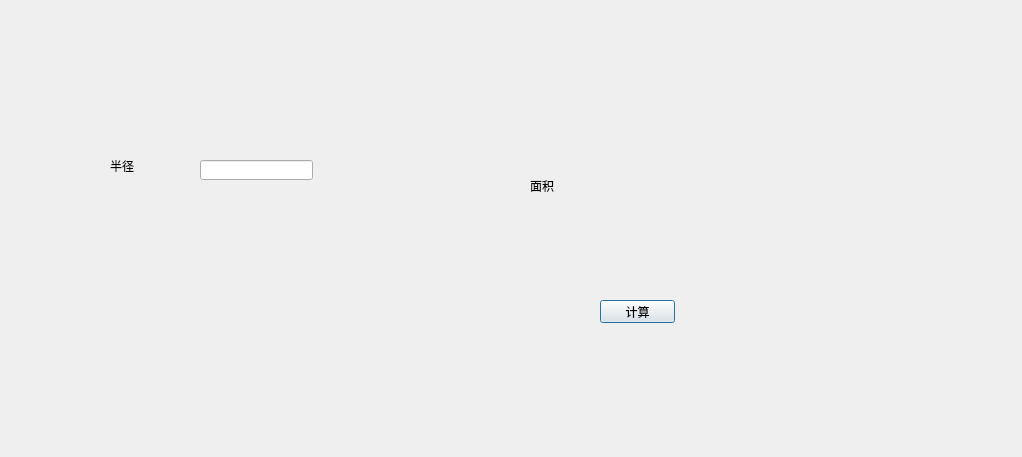
<?xml version="1.0" encoding="UTF-8"?>
<ui version="4.0">
 <class>Dialog</class>
 <widget class="QDialog" name="Dialog">
  <property name="geometry">
   <rect>
    <x>0</x>
    <y>0</y>
    <width>1022</width>
    <height>457</height>
   </rect>
  </property>
  <property name="windowTitle">
   <string>Dialog</string>
  </property>
  <widget class="QLabel" name="radiusLabel">
   <property name="geometry">
    <rect>
     <x>110</x>
     <y>160</y>
     <width>54</width>
     <height>12</height>
    </rect>
   </property>
   <property name="text">
    <string>半径</string>
   </property>
  </widget>
  <widget class="QLineEdit" name="radiusLineEdit">
   <property name="geometry">
    <rect>
     <x>200</x>
     <y>160</y>
     <width>113</width>
     <height>20</height>
    </rect>
   </property>
  </widget>
  <widget class="QLabel" name="areaLabel1">
   <property name="geometry">
    <rect>
     <x>530</x>
     <y>180</y>
     <width>54</width>
     <height>12</height>
    </rect>
   </property>
   <property name="text">
    <string>面积</string>
   </property>
  </widget>
  <widget class="QLabel" name="areaLabel2">
   <property name="geometry">
    <rect>
     <x>710</x>
     <y>180</y>
     <width>54</width>
     <height>12</height>
    </rect>
   </property>
   <property name="text">
    <string/>
   </property>
  </widget>
  <widget class="QPushButton" name="countBtn">
   <property name="geometry">
    <rect>
     <x>600</x>
     <y>300</y>
     <width>75</width>
     <height>23</height>
    </rect>
   </property>
   <property name="text">
    <string>计算</string>
   </property>
  </widget>
 </widget>
 <layoutdefault spacing="6" margin="11"/>
 <resources/>
 <connections/>
</ui>
